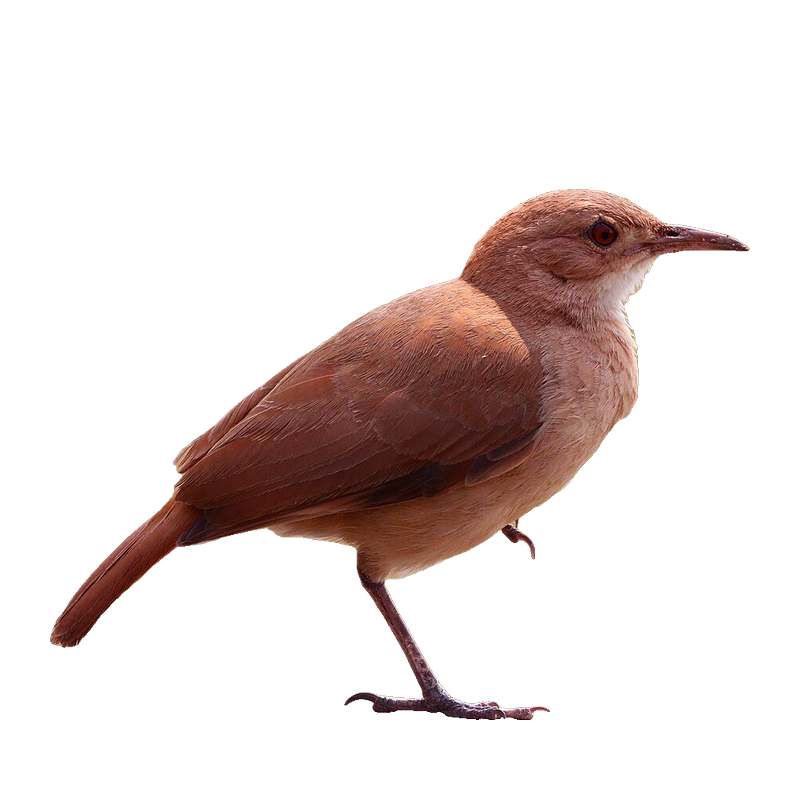
#> input picture assets/ave-25d/hornero.png, 800 x 800 px, found by its file name
$ python exp_naturalista.py
#> lines starting #> are read from the running program, lines starting #| are printed output that depends on the picture
"""Experimento de tratamiento 'naturalista' sobre un corte de ave.
Genera varias variantes para comparar."""
import pathlib
from PIL import Image, ImageFilter, ImageEnhance, ImageOps

src = pathlib.Path(r"C:\Users\black\Desktop\opencode archivos\clase n°4\aves-ar\assets\ave-25d\hornero.png")
out = pathlib.Path(r"C:\Users\black\Desktop\opencode archivos\clase n°4\aves-ar\herramientas\tmp_test\exp")
out.mkdir(parents=True, exist_ok=True)
im = Image.open(src).convert("RGBA")
#> im is the input picture: PIL image 800x800 RGBA; mean R, G, B, A 23.3, 13.8, 12, 48.2
# recortar al bbox del ave (sin transparencia)
bbox = im.getbbox()
#> bbox = (50, 189, 750, 720)
ave = im.crop(bbox)
print("bbox", bbox, "size", ave.size)
#| bbox (50, 189, 750, 720) size (700, 531)

# 1. Sepia sobre fondo papel
def sepia(img):
    g = ImageOps.grayscale(img.convert("RGB"))
    # tono sepia
    r = g.point(lambda x: min(255, int(x*1.15+30)))
    g2 = g.point(lambda x: min(255, int(x*0.95+10)))
    b = g.point(lambda x: int(x*0.7))
    return Image.merge("RGB", (r, g2, b))

# variante A: sepia + papel
papel = Image.new("RGB", ave.size, (246, 239, 223))
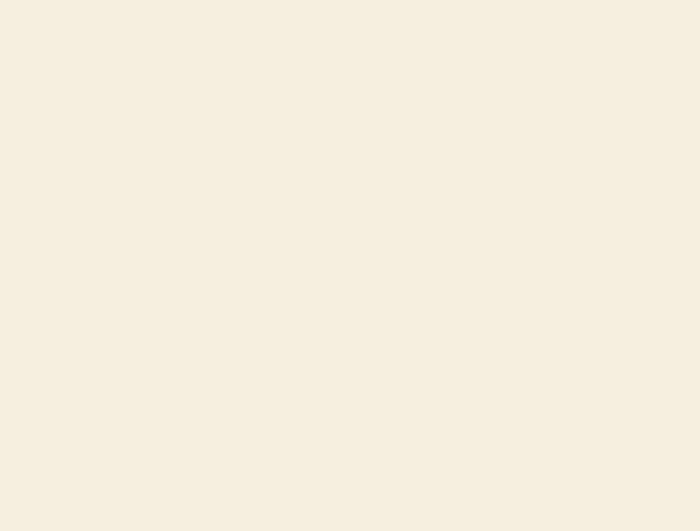
#> papel: PIL image 700x531 RGB; mean R, G, B 246, 239, 223
# pegar ave con alpha
ave_rgb = ave.convert("RGB")
mask = ave.split()[3]
papel.paste(ave_rgb, (0,0), mask)
vA = sepia(papel)
#> in sepia, `return Image.merge("RGB", (r, g2, b))`:
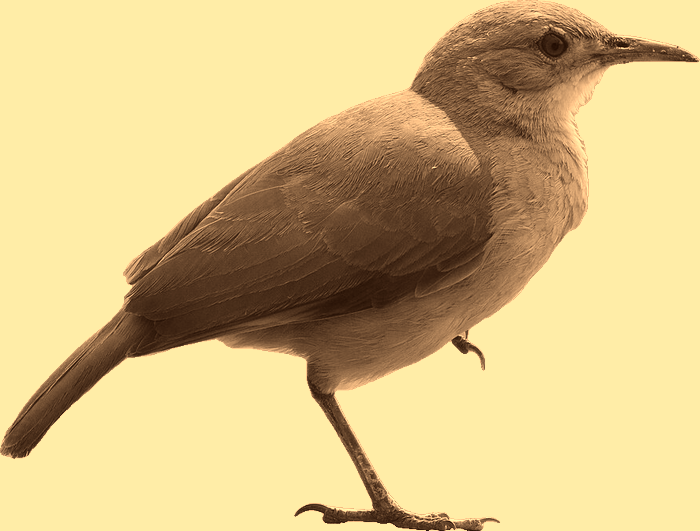
#> returned value: PIL image 700x531 RGB; mean R, G, B 213.8, 189.6, 132.1
vA.save(out/"A_sepia_papel.png")

# variante B: acuarela (posterize + blur + edge enhance)
w = ave.copy()
w = w.filter(ImageFilter.MedianFilter(size=3))
w = ImageEnhance.Color(w).enhance(0.6)
w = w.filter(ImageFilter.EDGE_ENHANCE_MORE)
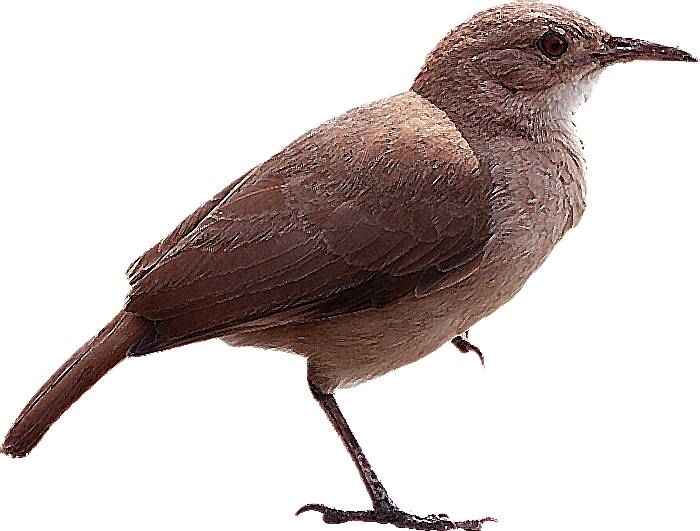
#> w: PIL image 700x531 RGBA; mean R, G, B, A 35.8, 26.5, 24.6, 83; transparent parts drawn white
# fondo papel
papel2 = Image.new("RGBA", ave.size, (246,239,223,255))
papel2.paste(w, (0,0), w.split()[3] if w.mode=="RGBA" else None)
vB = papel2.convert("RGB")
vB.save(out/"B_acuarela.png")

# variante C: contorno (sketch) sobre papel
gray = ImageOps.grayscale(ave.convert("RGB"))
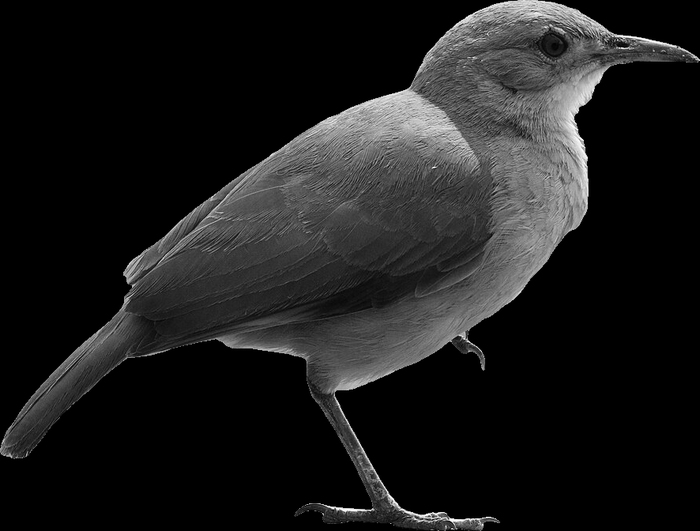
#> gray: PIL image 700x531 L; min 0, max 255, mean 28.3
edges = gray.filter(ImageFilter.FIND_EDGES)
edges = ImageOps.invert(edges)
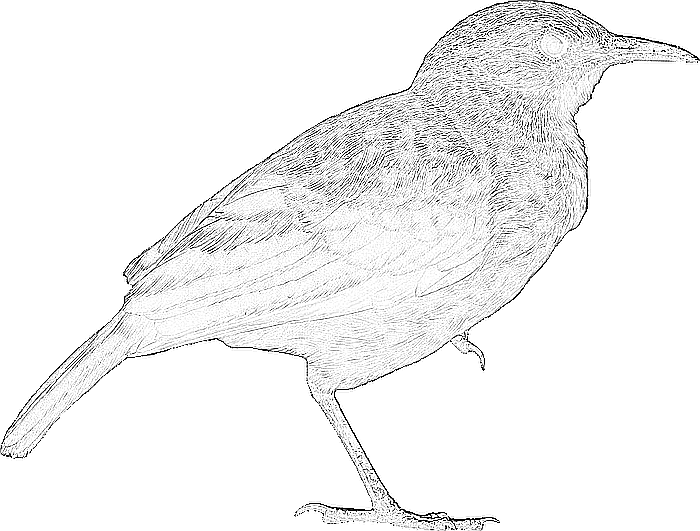
#> edges: PIL image 700x531 L; min 0, max 255, mean 242.2
# mezclar con color
col = ave.convert("RGB")
sketch = Image.blend(edges.convert("RGB"), col, 0.35)
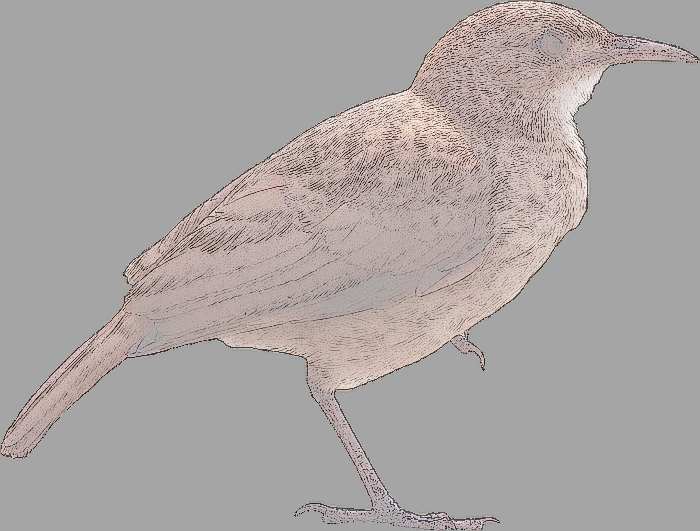
#> sketch: PIL image 700x531 RGB; mean R, G, B 170.8, 165.1, 164
papel3 = Image.new("RGB", ave.size, (246,239,223))
mask3 = ave.split()[3]
papel3.paste(sketch, (0,0), mask3)
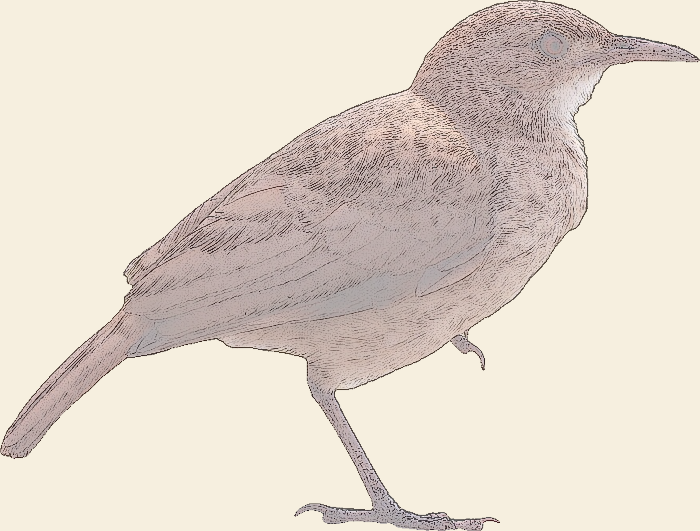
#> papel3: PIL image 700x531 RGB; mean R, G, B 225.5, 215.1, 203.2
vC = papel3
vC.save(out/"C_sketch.png")

# variante D: pintura (posterize a 6 niveles + suavizado)
from PIL import ImageOps
d = ave.copy()
d = d.convert("RGB")
d = ImageOps.posterize(d, 5)
d = d.filter(ImageFilter.SMOOTH_MORE)
papel4 = Image.new("RGB", ave.size, (246,239,223))
papel4.paste(d, (0,0), mask)
vD = papel4
vD.save(out/"D_posterize.png")

print("listo")

$ run again, with assets/ave-25d/aguila.png copied over assets/ave-25d/hornero.png
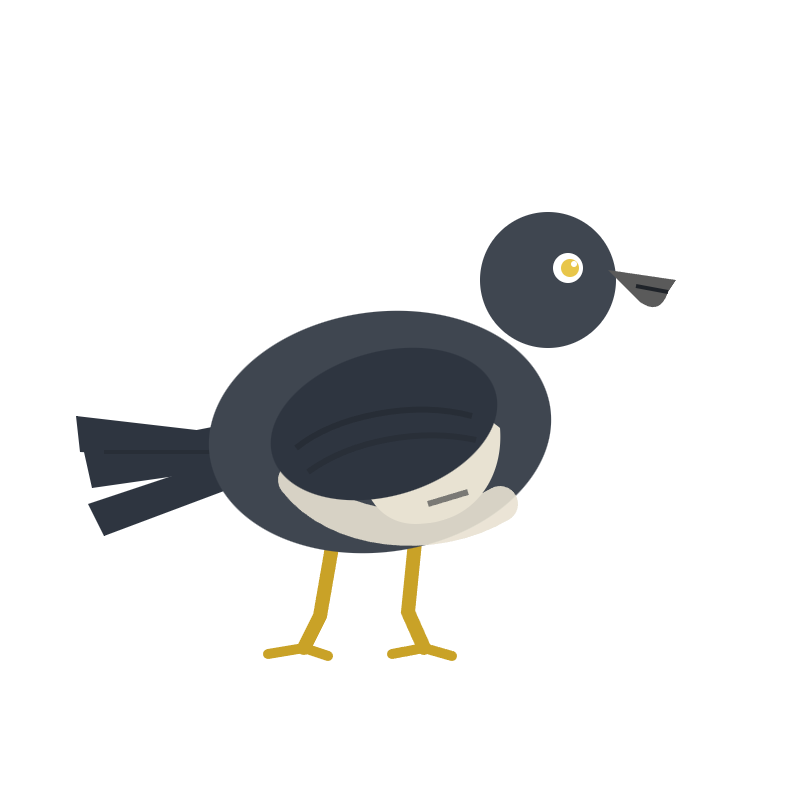
#> input picture assets/ave-25d/aguila.png, 800 x 800 px, found by its file name
#> im is the input picture: PIL image 800x800 RGBA; mean R, G, B, A 12.7, 13.2, 13.3, 38.5
#> bbox = (76, 212, 676, 661)
#| bbox (76, 212, 676, 661) size (600, 449)
#> `sketch = Image.blend(edges.convert("RGB"), col, 0.35)`:
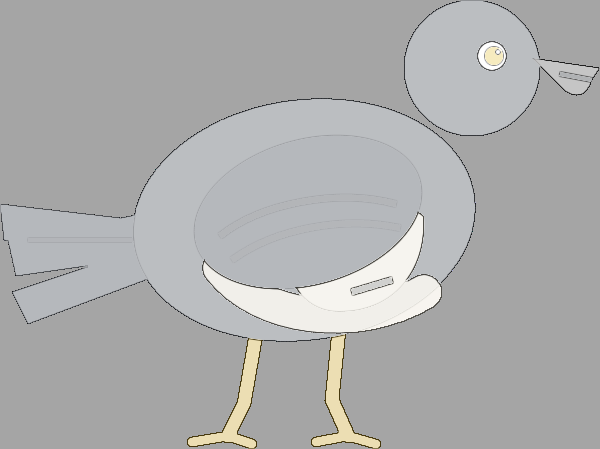
#> sketch: PIL image 600x449 RGB; mean R, G, B 173.5, 174.1, 174.1
#> `papel3.paste(sketch, (0,0), mask3)`:
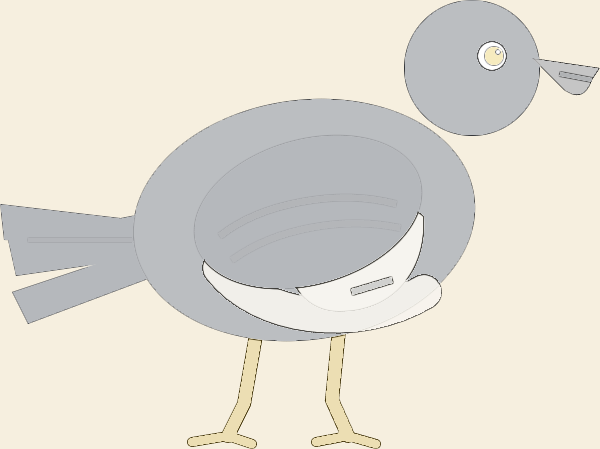
#> papel3: PIL image 600x449 RGB; mean R, G, B 225.9, 222, 211.8

$ run again, with assets/ave-25d/benteveo.png copied over assets/ave-25d/hornero.png
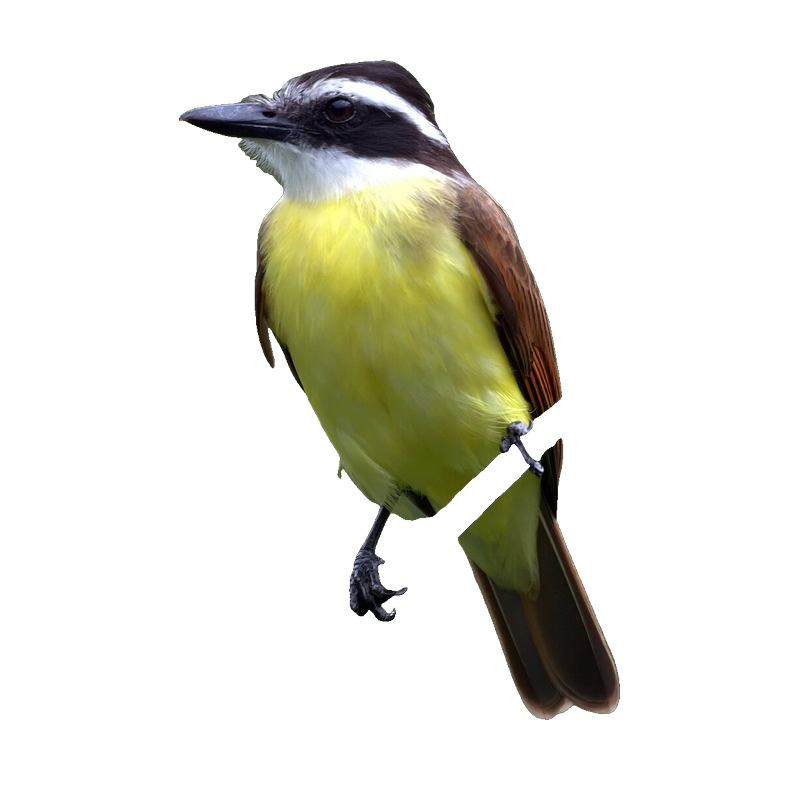
#> input picture assets/ave-25d/benteveo.png, 800 x 800 px, found by its file name
#> im is the input picture: PIL image 800x800 RGBA; mean R, G, B, A 22.1, 21.7, 13.5, 49.7
#> bbox = (179, 60, 620, 720)
#| bbox (179, 60, 620, 720) size (441, 660)
#> `sketch = Image.blend(edges.convert("RGB"), col, 0.35)`:
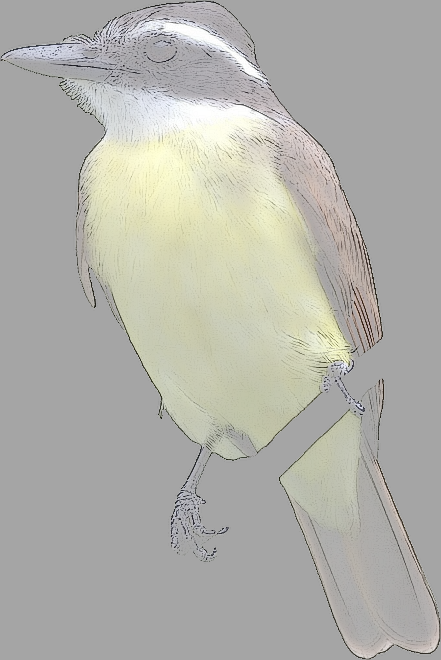
#> sketch: PIL image 441x660 RGB; mean R, G, B 177.5, 177.1, 170.9
#> `papel3.paste(sketch, (0,0), mask3)`:
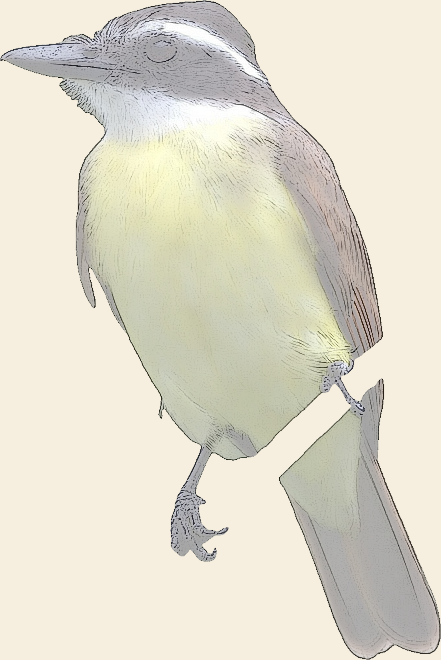
#> papel3: PIL image 441x660 RGB; mean R, G, B 223.8, 219.5, 204.1

$ run again, with assets/ave-25d/cabezanegra.png copied over assets/ave-25d/hornero.png
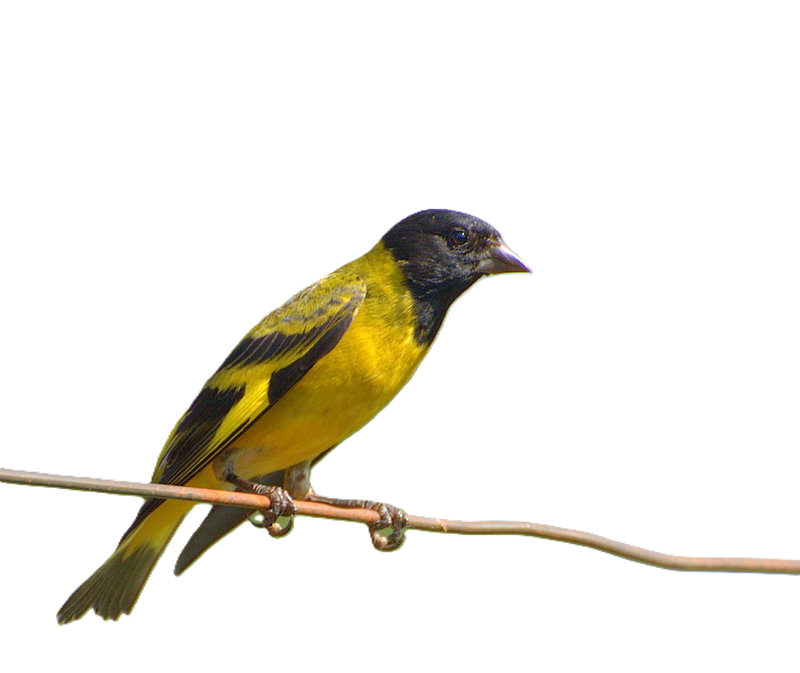
#> input picture assets/ave-25d/cabezanegra.png, 800 x 673 px, found by its file name
#> im is the input picture: PIL image 800x673 RGBA; mean R, G, B, A 164.4, 173.8, 146.5, 33.5
#> bbox = (0, 208, 800, 626)
#| bbox (0, 208, 800, 626) size (800, 418)
#> `papel3.paste(sketch, (0,0), mask3)`:
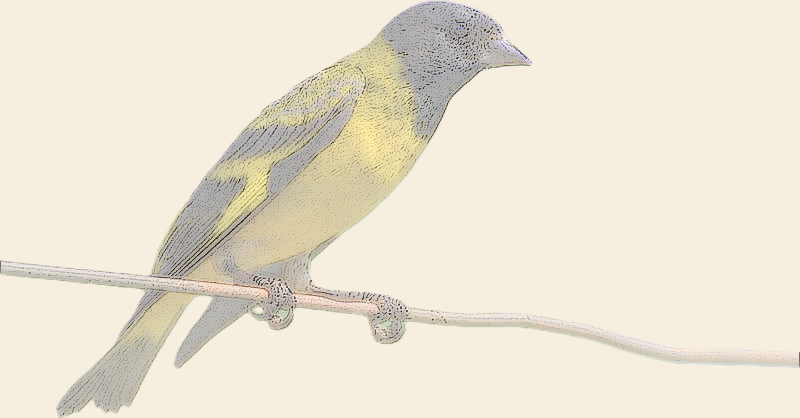
#> papel3: PIL image 800x418 RGB; mean R, G, B 235.3, 228.3, 211.3
